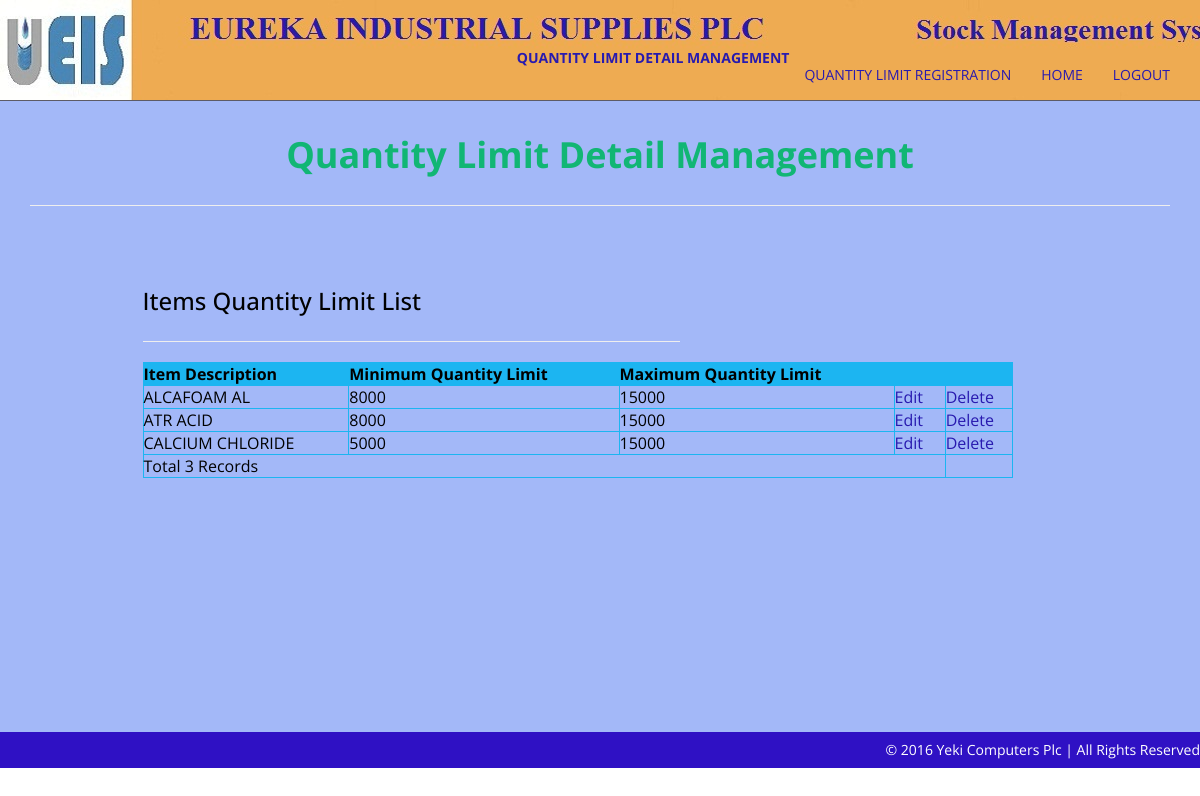
Screenshot of /Administrator/ManageQuantity.php with the database file from the repository.
### tables this page shows
CREATE TABLE IF NOT EXISTS `quantityflag` (
  `QFlagId` int(11) NOT NULL AUTO_INCREMENT,
  `ItemId` int(11) NOT NULL,
  `MinimumQuantity` int(11) NOT NULL,
  `MaximumQuantity` int(11) NOT NULL,
  PRIMARY KEY (`QFlagId`)
);

CREATE TABLE IF NOT EXISTS `item` (
  `ItemId` int(11) NOT NULL AUTO_INCREMENT,
  `ItemCode` varchar(15) NOT NULL,
  `GoodsDescription` varchar(50) NOT NULL,
  `DamagedQuantity` int(11) NOT NULL,
  `Remark` varchar(500) DEFAULT NULL,
  PRIMARY KEY (`ItemId`),
  UNIQUE KEY `ItemCode` (`ItemCode`)
);

### Administrator/ManageQuantity.php (the view, shortened to what this page needs)
<html lang="en">
<head>
    <link href="assets/css/bootstrap.css" rel="stylesheet" />
    <link href="assets/css/font-awesome.min.css" rel="stylesheet" />
    <link href="assets/css/style.css" rel="stylesheet" />
</head>
<body>
    <div class="navbar navbar-inverse navbar-fixed-top">
        <div class="container">
            <div class="navbar-header">
                <a class="navbar-brand" href="#">&nbsp;&nbsp;&nbsp;&nbsp;&nbsp;&nbsp;&nbsp;&nbsp;&nbsp;&nbsp;&nbsp;&nbsp;&nbsp;&nbsp;&nbsp;&nbsp;&nbsp;&nbsp;&nbsp;&nbsp;
                                                 &nbsp;&nbsp;&nbsp;&nbsp;&nbsp;&nbsp;&nbsp;&nbsp;&nbsp;&nbsp;&nbsp;&nbsp;&nbsp;&nbsp;&nbsp;&nbsp;</a>
            </div>
            <div class="navbar-collapse collapse">
                <ul class="nav navbar-nav navbar-right">
		    <li><strong><a href="ManageQuantity.php">QUANTITY LIMIT DETAIL MANAGEMENT</a></strong></li>
		    <li><a href="quantity.php">QUANTITY LIMIT REGISTRATION</a></li>
		    <li><a href="index.php">HOME</a></li>
                    <li><a href="logout.php">LOGOUT</a></li>
                </ul>
            </div>
        </div>
    </div>
    <div id="about-section">
        <div class="container" >
            <div class="row main-top-margin text-center" data-scrollreveal="enter top and move 100px, wait 0.3s">
                <div class="col-md-8 col-md-offset-2 ">
                   <h1>Quantity Limit Detail Management</h1>
                </div>
            </div>
             <hr />
            <div class="row main-low-margin" >
                <div class="col-md-10  col-md-offset-1 ">
                <div class="col-md-6  " data-scrollreveal="enter right and move 100px, wait 0.4s">
                        <h3>Items Quantity Limit List</h3>
                        <hr />
			<div style="overflow:scroll; width:870px;height:290px" >
        <table width="100%" border="0" cellspacing="0" cellpadding="0" align="center">
        <tr>
          <td>
          <table width="100%" border="1" bordercolor="#1CB5F1" >
<tr>
<th bgcolor="#1CB5F1" ><div align="left" ><strong>Item Description</strong></div></th>
<th bgcolor="#1CB5F1" ><div align="left" ><strong>Minimum Quantity Limit</strong></div></th>
<th bgcolor="#1CB5F1" ><div align="left" ><strong>Maximum Quantity Limit</strong></div></th>
<th bgcolor="#1CB5F1" ><div align="left" ><strong>  </strong></div></th>
<th bgcolor="#1CB5F1" ><div align="left" ><strong>  </strong></div></th>
</tr>
<?php
include_once("eurekastock.php");
$sql = "select * from item INNER JOIN quantityflag ON item.ItemId=quantityflag.ItemId ORDER BY item.GoodsDescription";
$result = mysqli_query($con,$sql) or die(mysqli_error($con));
while($row = mysqli_fetch_array($result))
{
$Id=$row['QFlagId'];
$ItemDescription=$row['GoodsDescription'];
$MinQty=$row['MinimumQuantity'];
$MaxQty=$row['MaximumQuantity'];
?>
<tr>
<td><div align="left"><?php echo $ItemDescription;?></div></td>
<td><div align="left"><?php echo $MinQty;?></div></td>
<td><div align="left"><?php echo $MaxQty;?></div></td>
<td><div align="left"><a href="EditQuantity.php?QFlagId=<?php echo $Id;?>">Edit&nbsp;&nbsp;</a></div></td>
<td><div align="left"><a href="JavaScript:if(confirm('Item treshold limit record will be deleted. Proceed?')==true){window.location='DeleteQuantity.php?QFlagId=<?php echo $Id;?>';}">Delete</a></div></td>
</tr>
<?php
}
$records = mysqli_num_rows($result);
?>
<tr>
<td colspan="4" ><div align="left"><?php echo "Total ".$records." Records"; ?> </div></td>
</tr>
</table>
          </td>
        </tr>
      </table>
  </div>
                   </div>
                </div>
            </div>
       </div>
<br>
<br>
<br>
<br>
<br>
    <div id="footer">
        <div class="container">
            <div class="row ">
                &copy; 2016 Yeki Computers Plc | All Rights Reserved
            </div>
        </div>
    </div>
</body>
</html>

### Administrator/assets/css/style.css (style rules this page uses)
body { font-family:'Open Sans', sans-serif; font-weight: 400; font-size: 14px; color: #000; margin-top: 40px; line-height:16px; }
h1, h2, h3, h4, h5, h6 { font-family:'Open Sans', sans-serif; font-weight: 500; line-height:40px; }
h1 { color:#11B674; font-weight: 700; }
.text-center { text-align: center; }
.main-top-margin { margin-top: 75px; }
.main-low-margin { margin-top: 55px; }
a,a:hover { text-decoration:none; }
#about-section { background-color: #A3B8F8; }
.navbar { font-size: 14px; }
.navbar-inverse { background: #F0AC51 url("../img/navbar.jpg") 0 0 no-repeat; border-color: #5D5B66; }
.navbar-inverse .navbar-brand { color: #281aaf; font-weight: bolder; font-size: 25px; font-weight:900; letter-spacing: 2px; }
.navbar-inverse .navbar-nav > li > a { color: #281aaf; }
#footer { background-color: #2F11C4; color: #fff; text-align: right; padding: 10px 30px 10px 30px; }

### rows the page displays
quantityflag: ItemId.GoodsDescription "ALCAFOAM AL", MinimumQuantity "8000", MaximumQuantity "15000"
quantityflag: ItemId.GoodsDescription "ATR ACID", MinimumQuantity "8000", MaximumQuantity "15000"
quantityflag: ItemId.GoodsDescription "CALCIUM CHLORIDE", MinimumQuantity "5000", MaximumQuantity "15000"

### other values shown
$records "3"
